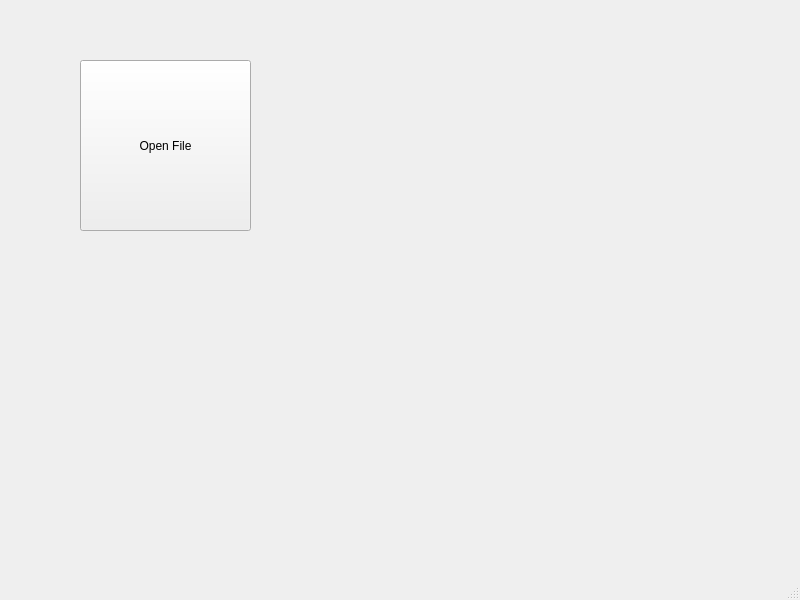
<?xml version="1.0" encoding="UTF-8"?>
<ui version="4.0">
 <class>MainWindow</class>
 <widget class="QMainWindow" name="MainWindow">
  <property name="geometry">
   <rect>
    <x>0</x>
    <y>0</y>
    <width>800</width>
    <height>600</height>
   </rect>
  </property>
  <property name="windowTitle">
   <string>MainWindow</string>
  </property>
  <widget class="QWidget" name="centralwidget">
   <widget class="QPushButton" name="pushButton">
    <property name="geometry">
     <rect>
      <x>80</x>
      <y>60</y>
      <width>171</width>
      <height>171</height>
     </rect>
    </property>
    <property name="text">
     <string>Open File</string>
    </property>
   </widget>
  </widget>
  <widget class="QMenuBar" name="menubar">
   <property name="geometry">
    <rect>
     <x>0</x>
     <y>0</y>
     <width>800</width>
     <height>22</height>
    </rect>
   </property>
  </widget>
  <widget class="QStatusBar" name="statusbar"/>
 </widget>
 <resources/>
 <connections/>
</ui>
